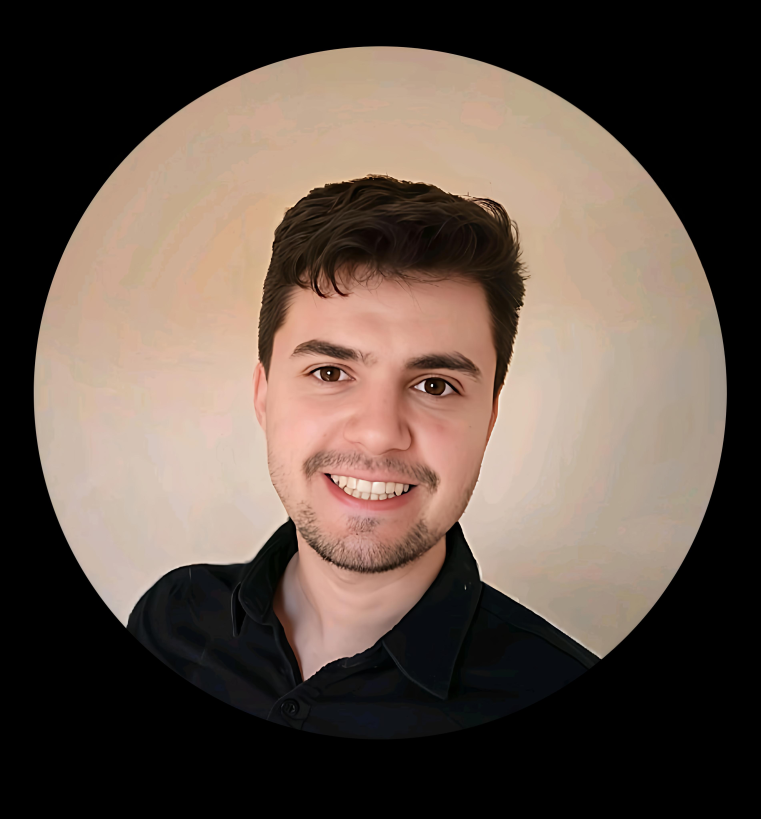
#> input picture profile/adrian-montes-linares.jpg, 3803 x 4093 px, found by its file name (shown at 1/5 size)
$ python optimize-profile-image.py
#> lines starting #> are read from the running program, lines starting #| are printed output that depends on the picture
#!/usr/bin/env python3
"""
Script para optimizar la imagen de perfil para web
Genera múltiples tamaños optimizados desde la imagen original de alta resolución
"""

from PIL import Image
import os

def optimize_profile_image():
    # Ruta de la imagen original
    original_path = "public/profile/adrian-montes-linares.jpg"

    if not os.path.exists(original_path):
        print(f"❌ No se encontró la imagen en: {original_path}")
        print("Por favor, asegúrate de que la imagen esté en la carpeta public/profile/")
        return

    try:
        # Abrir la imagen original
        print("📸 Abriendo imagen original...")
        img = Image.open(original_path)
#> img is the input picture: PIL image 3803x4093 RGB; mean R, G, B 97.9, 82.7, 72.9
        print(f"   Tamaño original: {img.size[0]}x{img.size[1]} píxeles")
#|    Tamaño original: 3803x4093 píxeles

        # Tamaños que necesitamos para web
        sizes = [
            (256, 256, "small"),    # Para mobile
            (512, 512, "medium"),   # Para desktop normal
            (1024, 1024, "large")   # Para pantallas de alta densidad
        ]

        for width, height, suffix in sizes:
            print(f"🔄 Generando versión {suffix} ({width}x{height})...")

            # Crear una versión cuadrada centrada
            # Primero, hacer la imagen cuadrada croppeando desde el centro
            min_side = min(img.size)
            left = (img.size[0] - min_side) // 2
            top = (img.size[1] - min_side) // 4  # Un poco más arriba para enfocar la cara
            right = left + min_side
            bottom = top + min_side

            # Crop al cuadrado
            img_square = img.crop((left, top, right, bottom))

            # Redimensionar con alta calidad
            img_resized = img_square.resize((width, height), Image.Resampling.LANCZOS)

            # Aplicar un ligero sharpening
            from PIL import ImageEnhance
            enhancer = ImageEnhance.Sharpness(img_resized)
            img_enhanced = enhancer.enhance(1.1)

            # Guardar la imagen optimizada
            output_path = f"public/profile/adrian-montes-linares-{suffix}.jpg"
            img_enhanced.save(
                output_path,
                "JPEG",
                quality=95,  # Alta calidad
                optimize=True,
                progressive=True  # Carga progresiva
            )

            # Mostrar información del archivo
            file_size = os.path.getsize(output_path) / 1024  # KB
            print(f"   ✅ Guardado: {output_path} ({file_size:.1f} KB)")
#> this loop made 3 passes
#> pass 1, in optimize_profile_image, `img_square = img.crop((left, top, right, bottom))`:
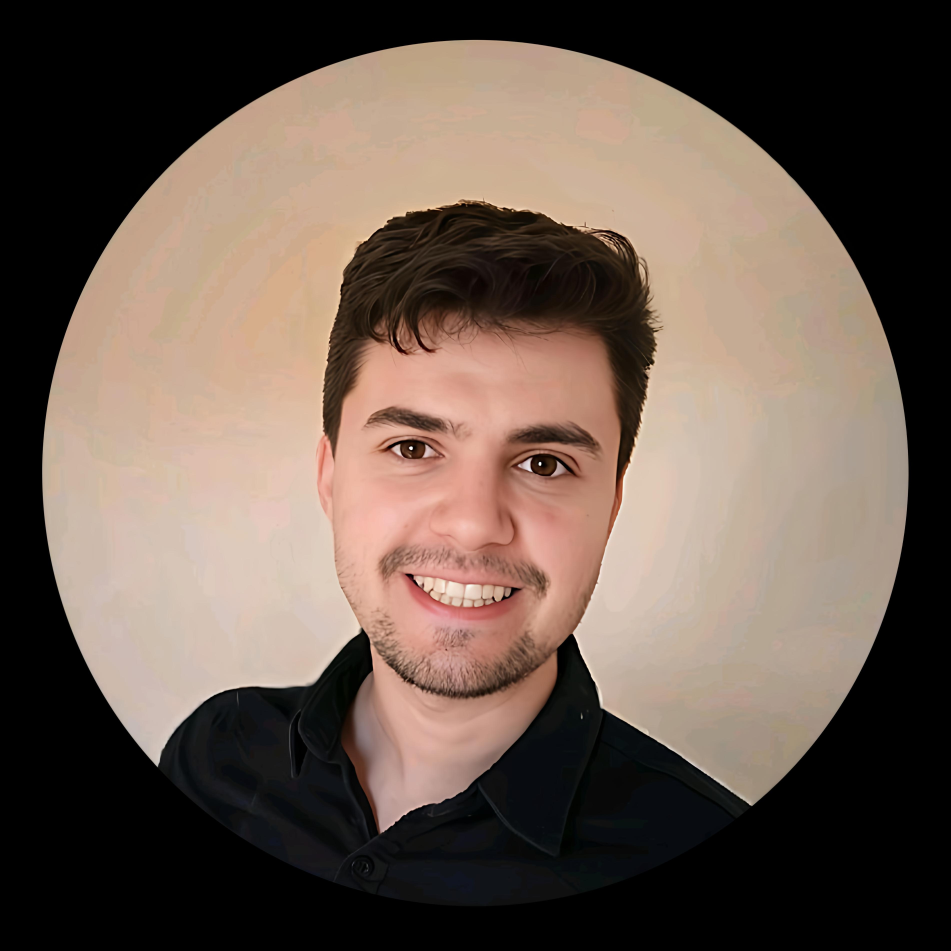
#> img_square: PIL image 3803x3803 RGB (shown at 1/4 size); mean R, G, B 105.3, 89, 78.5
#> pass 1, in optimize_profile_image, `img_resized = img_square.resize((width, height), Image.Resampling.LANC..`:
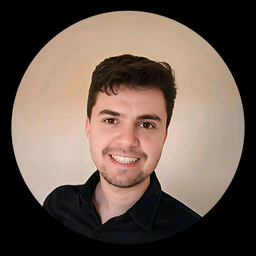
#> img_resized: PIL image 256x256 RGB; mean R, G, B 105.4, 89.1, 78.5

        print("\n🎉 ¡Optimización completada!")
        print("\n📝 Ahora puedes usar estas versiones optimizadas:")
        print("   - adrian-montes-linares-small.jpg (256x256) - Para móviles")
        print("   - adrian-montes-linares-medium.jpg (512x512) - Para desktop")
        print("   - adrian-montes-linares-large.jpg (1024x1024) - Para pantallas HD")
        print("\n💡 Recomendación: Usa la versión 'medium' para el sitio web")

    except Exception as e:
        print(f"❌ Error al procesar la imagen: {str(e)}")
        print("Asegúrate de tener Pillow instalado: pip install Pillow")

if __name__ == "__main__":
    optimize_profile_image()
